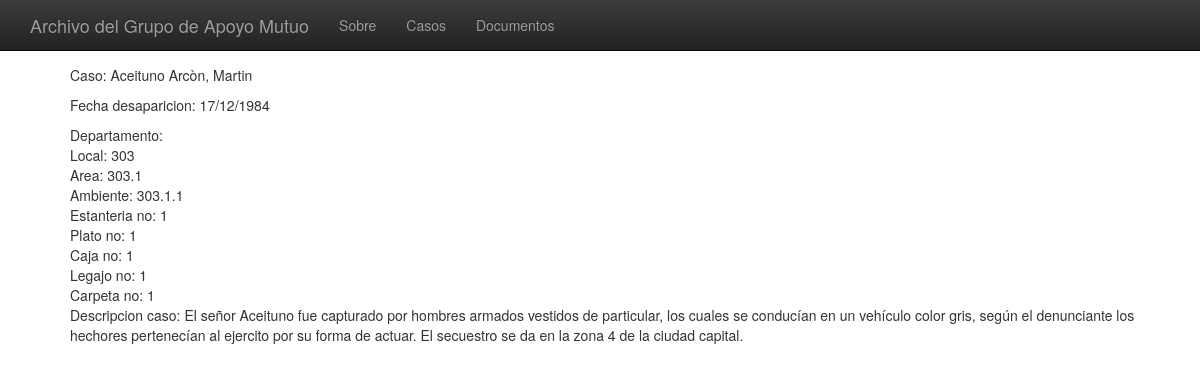
The page /caso/Aceituno Arcòn, Martin on the database its author committed.
### gam_app/models.py (models this page shows, shortened)
class Caso(models.Model):
	caso = models.CharField(max_length=200, blank=True)
	fecha_desaparicion = models.CharField(max_length=200, blank=True)
	departamento = models.CharField(max_length=200, blank=True)
	local = models.CharField(max_length=200, blank=True)
	area = models.CharField(max_length=200, blank=True)
	ambiente = models.CharField(max_length=200, blank=True)
	estanteria_no = models.CharField(max_length=200, blank=True)
	plato_no = models.CharField(max_length=200, blank=True)
	caja_no = models.CharField(max_length=200, blank=True)
	legajo_no = models.CharField(max_length=200, blank=True)
	carpeta_no = models.CharField(max_length=200, blank=True)
	descripcion_caso = models.TextField()

### gam_app/views.py (the view)
# urls.py: path('caso/<caso>', views.single_caso, name='single_caso'),
def single_caso(request, caso):
	state = get_object_or_404(Caso, caso=caso)
	context  = {'state':state}
	return render(request, 'single_caso_page.html', context)

### gam_app/templates/single_caso_page.html (shortened to what this page needs)
{% extends "base.html" %}
{% block content %}
{% if state %}
  <ul>
   <p>Caso:  {{ state.caso }}<br></p>
   <p>Fecha desaparicion: {{ state.fecha_desaparicion }}<br></p>
   <p>Departamento: {{ state.departamento }}<br>
      Local: {{ state.local }} <br>
      Area: {{ state.area }}<br>
      Ambiente: {{ state.ambiente }}<br>
      Estanteria no: {{ state.estanteria_no }}<br>
      Plato no:  {{ state.plato_no }} <br>
      Caja no: {{ state.caja_no }}<br>
      Legajo no: {{ state.legajo_no }} <br>
      Carpeta no: {{ state.carpeta_no }}<br>
      Descripcion caso: {{ state.descripcion_caso }}<br></p>
  </ul>
{% else %}
    <p>No document with that filename</p>
{% endif %}
{% endblock %}

### gam_app/templates/base.html (shortened to what this page needs)
{% load staticfiles %}
<head>
<link rel="stylesheet" href="https://maxcdn.bootstrapcdn.com/bootstrap/3.3.7/css/bootstrap.min.css">
<link rel="stylesheet" href="https://maxcdn.bootstrapcdn.com/bootstrap/3.3.7/css/bootstrap-theme.min.css">
</head>
<body style="padding-top: 65px;">
<div class="container">
{% include "navbar.html" %}
{% block content %}{% endblock %}
</div>
</body>

### gam_app/templates/navbar.html (shortened to what this page needs)
<nav class="navbar navbar-inverse navbar-fixed-top">
      <div class="container">
        <div class="navbar-header">
          <a class="navbar-brand" href="/">Archivo del Grupo de Apoyo Mutuo
</a>
        </div>
        <div id="navbar" class="collapse navbar-collapse">
          <ul class="nav navbar-nav">
            <li><a href="/sobre/">Sobre</a></li>
            <li><a href="/caso/">Casos</a></li>
            <li><a href="/documentos/">Documentos</a></li>
          </ul>
        </div>
      </div>
    </nav>

### rows shown on the page
Caso: caso "Aceituno Arcòn, Martin", fecha_desaparicion "17/12/1984", local "303", area "303.1", ambiente "303.1.1", estanteria_no "1", plato_no "1", caja_no "1", legajo_no "1", carpeta_no "1", descripcion_caso "El señor Aceituno fue capturado por hombres armados vestidos de particular, los cuales se conducían en un vehículo color gris, según el denunciante los hechores pertenecían al ejercito por su forma de actuar. El secuestro se da en la zona 4 de la ciudad capital."
